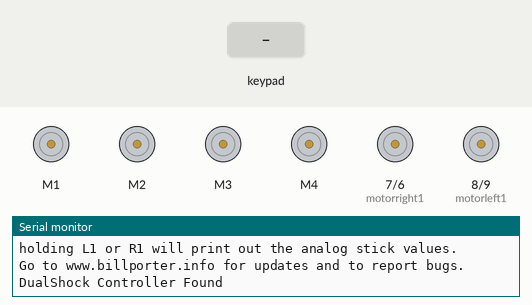
A sketch run on a simulated Arduino Uno, built with avr-gcc and run on an emulated ATmega328P. Shown: 4 × DC motor (green arrow = forward, orange = backward, longer = faster), motor-driver pin pairs drawn as motors (green arrow = first pin HIGH = forward, orange = second pin HIGH = backward, longer = more drive), the last lines printed to the serial monitor. Inputs (shaded band) come from the test bench.

Above: at 1.2 s.
1.3 s: key 'U' pressed
At 1.53 s:
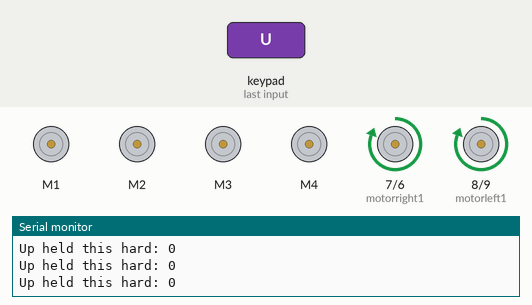
3.2 s: key 'D' pressed
At 3.44 s:
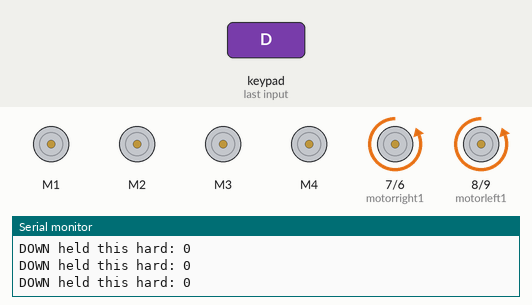
5.1 s: key 'L' pressed
At 5.34 s:
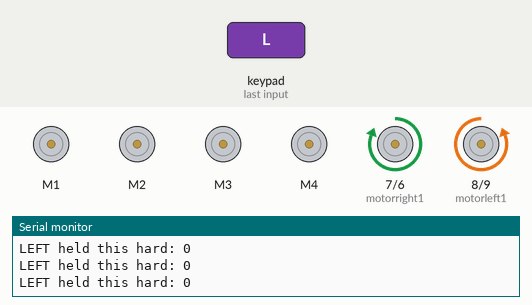
7.0 s: key 'R' pressed
At 7.26 s:
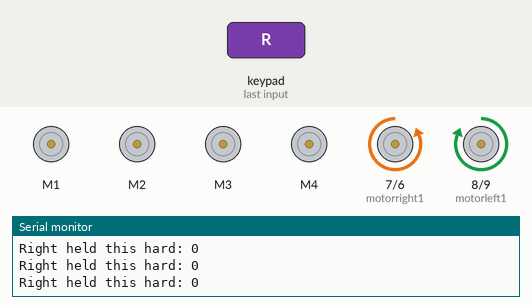
8.9 s: key 'X' pressed
At 9.1 s:
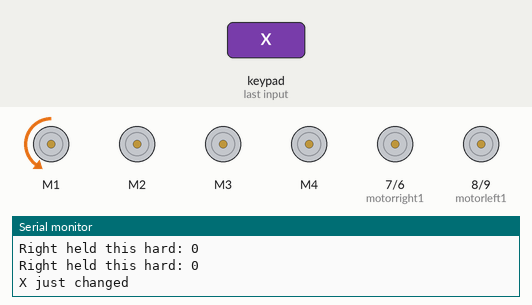
10.7 s: key 'O' pressed
At 11.6 s:
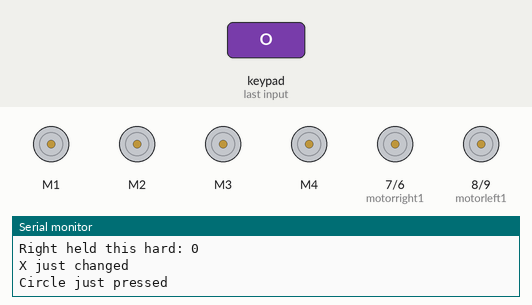
Timing chart, 0 to 13.5 s (numbered marks = the images above; inputs shaded):
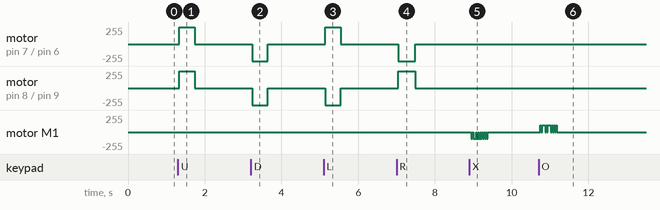

The sketch:

PS2X_Example.ino
```cpp
#include <PS2X_lib.h>  //for v1.6
#include <Wire.h>
#include <Adafruit_MotorShield.h>
#include "utility/Adafruit_PWMServoDriver.h"

PS2X ps2x; // create PS2 Controller Class
Adafruit_MotorShield AFMS = Adafruit_MotorShield();
//right now, the library does NOT support hot pluggable controllers, meaning
//you must always either restart your Arduino after you conect the controller,
//or call config_gamepad(pins) again after connecting the controller.

int error = 0;
byte type = 0;
byte vibrate = 0;
const int motorleft1 = 8;
const int motorleft2 = 9;
const int motorright1 = 7;
const int motorright2 = 6;

//right motor to left side of h bridge motorleft = h-bridge right
//h bridge pin 2 to arduino pin 2
Adafruit_DCMotor *myMotor = AFMS.getMotor(1);
Adafruit_DCMotor *myMotor2 = AFMS.getMotor(2);
Adafruit_DCMotor *myMotor3 = AFMS.getMotor(3);
Adafruit_DCMotor *myMotor4 = AFMS.getMotor(4);

void setup(){
 Serial.begin(57600);
 AFMS.begin();
  myMotor->setSpeed(100);
  myMotor->run(FORWARD);
  myMotor->run(RELEASE);
  myMotor2->setSpeed(100);
  myMotor2->run(FORWARD);
  myMotor2->run(RELEASE);
  myMotor3->setSpeed(100);
  myMotor3->run(FORWARD);
  myMotor3->run(RELEASE);
  myMotor4->setSpeed(100);
  myMotor4->run(FORWARD);
  myMotor4->run(RELEASE);
  pinMode(motorleft1, OUTPUT);
  pinMode(motorleft2, OUTPUT);
  pinMode(motorright1, OUTPUT);
  pinMode(motorright2, OUTPUT);

 //CHANGES for v1.6 HERE!!! **************PAY ATTENTION*************


 error = ps2x.config_gamepad(13,11,10,12, true, true);   //setup pins and settings:  GamePad(clock, command, attention, data, Pressures?, Rumble?) check for error

 Serial.println(error);
 if(error == 0){
  Serial.println("Found Controller, configured successful");
  Serial.println("Try out all the buttons, X will vibrate the controller, faster as you press harder;");
  Serial.println("holding L1 or R1 will print out the analog stick values.");
  Serial.println("Go to www.billporter.info for updates and to report bugs.");
 }

  else if(error == 1)
   Serial.println("No controller found, check wiring, see readme.txt to enable debug. visit www.billporter.info for troubleshooting tips");

  else if(error == 2)
   Serial.println("Controller found but not accepting commands. see readme.txt to enable debug. Visit www.billporter.info for troubleshooting tips");

  else if(error == 3)
   Serial.println("Controller refusing to enter Pressures mode, may not support it. ");

   //Serial.print(ps2x.Analog(1), HEX);

   type = ps2x.readType();
     switch(type) {
       case 0:
        Serial.println("Unknown Controller type");
       break;
       case 1:
        Serial.println("DualShock Controller Found");
       break;
       case 2:
         Serial.println("GuitarHero Controller Found");
       break;
     }


}

void loop(){
   unsigned long startTime = millis();
   /* You must Read Gamepad to get new values
   Read GamePad and set vibration values
   ps2x.read_gamepad(small motor on/off, larger motor strenght from 0-255)
   if you don't enable the rumble, use ps2x.read_gamepad(); with no values

   you should call this at least once a second
   */


 if(error == 1) //skip loop if no controller found
  return;

 if(type == 2){ //Guitar Hero Controller

   ps2x.read_gamepad();          //read controller
   if(ps2x.Button(PSB_START))                   //will be TRUE as long as button is pressed
         Serial.println("Start is being held");
    if(ps2x.Button(PSB_SELECT))
         Serial.println("Select is being held");

 }

 else { //DualShock Controller

    ps2x.read_gamepad(false, vibrate);          //read controller and set large motor to spin at 'vibrate' speed

    digitalWrite(motorleft1, LOW);
    digitalWrite(motorleft2, LOW);
    digitalWrite(motorright1, LOW);
    digitalWrite(motorright2, LOW);
    if(ps2x.Button(PSB_START))                   //will be TRUE as long as button is pressed
         Serial.println("Start is being held");
    if(ps2x.Button(PSB_SELECT))
        Serial.println("Select is being held");


     if(ps2x.Button(PSB_PAD_UP)) {         //will be TRUE as long as button is pressed
       Serial.print("Up held this hard: ");
       Serial.println(ps2x.Analog(PSAB_PAD_UP), DEC);
       digitalWrite(motorleft1, HIGH);
        digitalWrite(motorleft2, LOW);
       digitalWrite(motorright1, HIGH);
       digitalWrite(motorright2, LOW);
      }
      if(ps2x.Button(PSB_PAD_RIGHT)){
       Serial.print("Right held this hard: ");
       Serial.println(ps2x.Analog(PSAB_PAD_RIGHT), DEC);
       digitalWrite(motorleft1, HIGH);
       digitalWrite(motorleft2, LOW);
       digitalWrite(motorright1, LOW);
       digitalWrite(motorright2, HIGH);
      }
      if(ps2x.Button(PSB_PAD_LEFT)){
       Serial.print("LEFT held this hard: ");
       Serial.println(ps2x.Analog(PSAB_PAD_LEFT), DEC);
       digitalWrite(motorleft1, LOW);
       digitalWrite(motorleft2, HIGH);
       digitalWrite(motorright1, HIGH);
       digitalWrite(motorright2, LOW);
      }
      if(ps2x.Button(PSB_PAD_DOWN)){
      Serial.print("DOWN held this hard: ");
      Serial.println(ps2x.Analog(PSAB_PAD_DOWN), DEC);
      digitalWrite(motorleft1, LOW);
      digitalWrite(motorleft2, HIGH);
      digitalWrite(motorright1, LOW);
      digitalWrite(motorright2, HIGH);
      }


       if(ps2x.ButtonPressed(PSB_L3))
         Serial.println("L3 pressed");
       if(ps2x.ButtonPressed(PSB_R3))
         Serial.println("R3 pressed");

       if(ps2x.ButtonPressed(PSB_L2)){
          Serial.println("L2 pressed");
          myMotor4->run(BACKWARD);
        }
       if(ps2x.ButtonReleased(PSB_L2)){
         myMotor4->run(RELEASE);
        }

       if(ps2x.ButtonPressed(PSB_R2)){
         Serial.println("R2 pressed");
         myMotor4->run(FORWARD);
        }
       if(ps2x.ButtonReleased(PSB_R2)){
         myMotor4->run(RELEASE);

        }
       if(ps2x.ButtonPressed(PSB_L1)){
          Serial.println("L1 pressed");
          myMotor3->run(BACKWARD);
        }
       if(ps2x.ButtonReleased(PSB_L1)){
         myMotor3->run(RELEASE);
        }

       if(ps2x.ButtonPressed(PSB_R1)){
         Serial.println("R1 pressed");
         myMotor3->run(FORWARD);
        }
       if(ps2x.ButtonReleased(PSB_R1)){
         myMotor3->run(RELEASE);

        }
       if(ps2x.ButtonPressed(PSB_GREEN)){
          Serial.println("Triangle pressed");
          myMotor2->run(FORWARD);
        }
       if(ps2x.ButtonReleased(PSB_GREEN)){
         myMotor2->run(RELEASE);
        }

       if(ps2x.ButtonPressed(PSB_PINK)){
         Serial.println("Square pressed");
         myMotor2->run(BACKWARD);
        }
       if(ps2x.ButtonReleased(PSB_PINK)){
         myMotor2->run(RELEASE);

        }


    //CLAW CODE
    static byte clawState = 1;
    if(ps2x.ButtonPressed(PSB_RED)){             //will be TRUE if button was JUST pressed
      Serial.println("Circle just pressed");
      clawState++;
    }
    else if(ps2x.ButtonReleased(PSB_RED)) {
      clawState--;
    }
    if(ps2x.ButtonPressed(PSB_BLUE)){            //will be TRUE if button was JUST pressed OR released
      Serial.println("X just changed");
      clawState--;
    }
    else if(ps2x.ButtonReleased(PSB_BLUE)) {
      clawState++;
    }


    if(clawState == 2) {
      myMotor->run(FORWARD);
      delay(30);
      myMotor->run(RELEASE);
    }
    else if(clawState == 0) {
      myMotor->run(BACKWARD);
      delay(30);
      myMotor->run(RELEASE);
    }
    //END CLAW CODE

 unsigned long endTime = millis();
 unsigned long difference = endTime - startTime;
 if(difference >= 50) difference = 0;
 delay(50 - difference);
 }
}
```

Measured:
- after the input at 1.3 s, motor on pin 7 (motorright1) / pin 6 (motorright2), motor on pin 8 (motorleft1) / pin 9 (motorleft2): stopped → forward 255/255 at once, → stopped 0.40 s later
- after the input at 3.2 s, motor on pin 7 (motorright1) / pin 6 (motorright2), motor on pin 8 (motorleft1) / pin 9 (motorleft2): stopped → backward 255/255 at once, → stopped 0.40 s later
- after the input at 5.1 s, motor on pin 7 (motorright1) / pin 6 (motorright2): stopped → forward 255/255 at once, → stopped 0.40 s later; motor on pin 8 (motorleft1) / pin 9 (motorleft2): stopped → backward 255/255 at once, → stopped 0.40 s later
- after the input at 7.0 s, motor on pin 7 (motorright1) / pin 6 (motorright2): stopped → backward 255/255 at once, → stopped 0.45 s later; motor on pin 8 (motorleft1) / pin 9 (motorleft2): stopped → forward 255/255 at once, → stopped 0.45 s later
- after the input at 8.9 s, motor M1: alternates backward 100/255 for 0.03 s and stopped for 0.02 s, 16 changes in all, then stays stopped, starting at once
- after the input at 10.7 s, motor M1: alternates forward 100/255 for 0.03 s and stopped for 0.02 s, 14 changes in all, then stays stopped, starting at once
